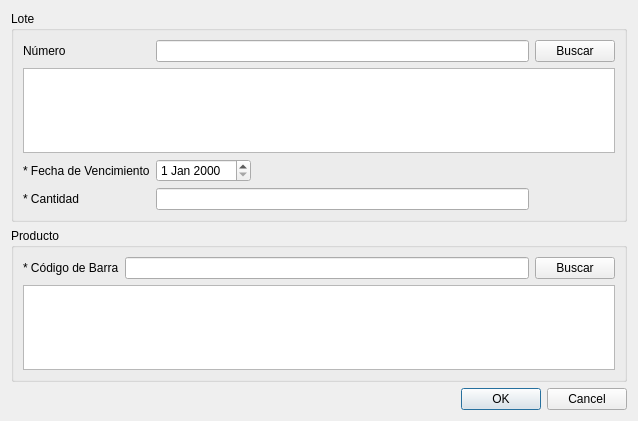
<?xml version="1.0" encoding="UTF-8"?>
<ui version="4.0">
 <class>vtnModificarLote</class>
 <widget class="QWidget" name="vtnModificarLote">
  <property name="geometry">
   <rect>
    <x>0</x>
    <y>0</y>
    <width>638</width>
    <height>421</height>
   </rect>
  </property>
  <property name="windowTitle">
   <string>Modificar Lote</string>
  </property>
  <layout class="QVBoxLayout" name="verticalLayout">
   <item>
    <widget class="QGroupBox" name="groupBox">
     <property name="title">
      <string>Lote</string>
     </property>
     <layout class="QVBoxLayout" name="verticalLayout_2">
      <item>
       <layout class="QGridLayout" name="gridLayout_2">
        <item row="2" column="1" alignment="Qt::AlignLeft">
         <widget class="QDateEdit" name="dateFechVenc"/>
        </item>
        <item row="0" column="0">
         <widget class="QLabel" name="label">
          <property name="text">
           <string>Número</string>
          </property>
         </widget>
        </item>
        <item row="1" column="0" colspan="3">
         <widget class="QTableWidget" name="tablaLote">
          <property name="editTriggers">
           <set>QAbstractItemView::NoEditTriggers</set>
          </property>
          <attribute name="horizontalHeaderDefaultSectionSize">
           <number>160</number>
          </attribute>
          <attribute name="horizontalHeaderStretchLastSection">
           <bool>true</bool>
          </attribute>
         </widget>
        </item>
        <item row="0" column="2">
         <widget class="QPushButton" name="btnBuscarLote">
          <property name="text">
           <string>Buscar</string>
          </property>
         </widget>
        </item>
        <item row="2" column="0">
         <widget class="QLabel" name="label_2">
          <property name="text">
           <string>* Fecha de Vencimiento</string>
          </property>
         </widget>
        </item>
        <item row="0" column="1">
         <widget class="QLineEdit" name="lineNumero">
          <property name="statusTip">
           <string>Ingrese número de lote (solo letras y números sin espacios)</string>
          </property>
          <property name="accessibleDescription">
           <string>lote</string>
          </property>
         </widget>
        </item>
        <item row="3" column="0">
         <widget class="QLabel" name="label_3">
          <property name="text">
           <string>* Cantidad</string>
          </property>
         </widget>
        </item>
        <item row="3" column="1">
         <widget class="QLineEdit" name="lineCant">
          <property name="statusTip">
           <string>Ingrese cantidad del producto para dicho lote</string>
          </property>
          <property name="accessibleDescription">
           <string>cantidad</string>
          </property>
         </widget>
        </item>
       </layout>
      </item>
     </layout>
    </widget>
   </item>
   <item>
    <widget class="QGroupBox" name="groupBox_2">
     <property name="title">
      <string>Producto</string>
     </property>
     <layout class="QVBoxLayout" name="verticalLayout_3">
      <item>
       <layout class="QGridLayout" name="gridLayout">
        <item row="0" column="2">
         <widget class="QPushButton" name="btnBuscarProd">
          <property name="text">
           <string>Buscar</string>
          </property>
         </widget>
        </item>
        <item row="0" column="0">
         <widget class="QLabel" name="label_4">
          <property name="text">
           <string>* Código de Barra</string>
          </property>
         </widget>
        </item>
        <item row="0" column="1">
         <widget class="QLineEdit" name="lineCodBarra">
          <property name="statusTip">
           <string>Ingrese código de barra del producto (exactamente 9 números)</string>
          </property>
          <property name="accessibleDescription">
           <string>codigo</string>
          </property>
         </widget>
        </item>
        <item row="1" column="0" colspan="3">
         <widget class="QTableWidget" name="tablaProducto">
          <property name="editTriggers">
           <set>QAbstractItemView::NoEditTriggers</set>
          </property>
          <attribute name="horizontalHeaderDefaultSectionSize">
           <number>160</number>
          </attribute>
          <attribute name="horizontalHeaderStretchLastSection">
           <bool>true</bool>
          </attribute>
         </widget>
        </item>
       </layout>
      </item>
     </layout>
    </widget>
   </item>
   <item>
    <widget class="QDialogButtonBox" name="buttonBox">
     <property name="standardButtons">
      <set>QDialogButtonBox::Cancel|QDialogButtonBox::Ok</set>
     </property>
    </widget>
   </item>
  </layout>
 </widget>
 <tabstops>
  <tabstop>lineNumero</tabstop>
  <tabstop>btnBuscarLote</tabstop>
  <tabstop>tablaLote</tabstop>
  <tabstop>dateFechVenc</tabstop>
  <tabstop>lineCant</tabstop>
  <tabstop>lineCodBarra</tabstop>
  <tabstop>btnBuscarProd</tabstop>
  <tabstop>tablaProducto</tabstop>
  <tabstop>buttonBox</tabstop>
 </tabstops>
 <resources/>
 <connections/>
</ui>
